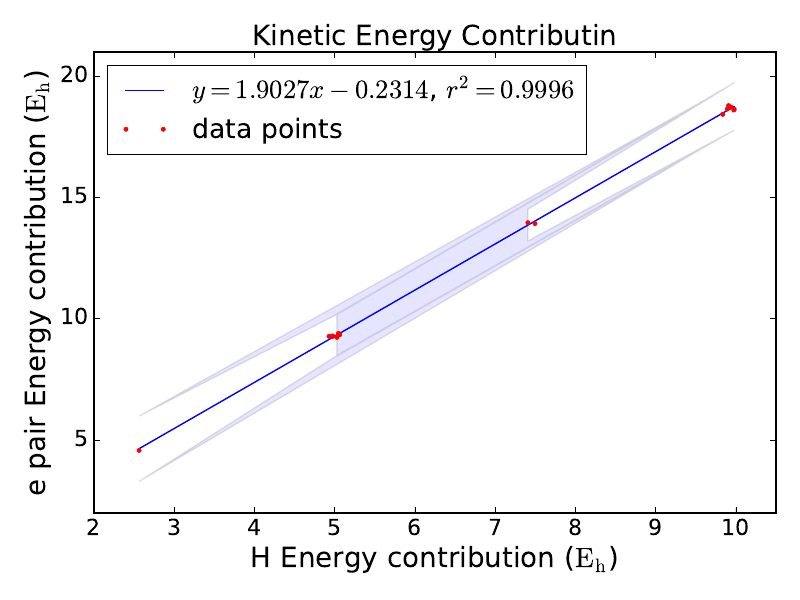

Source code (Python):
#!/opt/homebrew/bin/python3
import numpy as np
#### Imprimir como antes
import matplotlib as mpl
import matplotlib.pyplot as plt
import matplotlib.style
mpl.style.use('classic')
axis_font = {'size' : '20'}
from matplotlib import rcParams
rcParams.update({'font.size' : 16})
rcParams.update({'figure.autolayout' : True})

x = []
y = []

archivo = open('rl_t1_t2.dat', 'r')
for line in archivo:
    line = line.strip()
    columns = line.split()
    source = float(columns[0]), float(columns[1])
    x.append(float(columns[0]))
    y.append(float(columns[1]))
archivo.close()

x = np.array(x)
y = np.array(y)

# fit a linear curve an estimate its y-values and their error.
a, b = np.polyfit(x, y, deg=1)
y_est = a * x + b
y_err = x.std() * np.sqrt(1/len(x) +
                          (x - x.mean())**2 / np.sum((x - x.mean())**2))

fig, ax = plt.subplots()
ax.plot(x, y_est, '-', label=r'$y=1.9027x-0.2314$, $r^2=0.9996$')
ax.fill_between(x, y_est - y_err, y_est + y_err, alpha=0.1)
ax.plot(x, y, '.', color='red', label='data points')

plt.title('Kinetic Energy Contribution', **axis_font)
plt.xlabel(r'H Energy contribution ($\mathrm{E_h}$)', **axis_font)
plt.ylabel(r'e pair Energy contribution ($\mathrm{E_h}$)', **axis_font)

plt.ylim((2, 21))
plt.xlim((2, 10.5))

ax.legend(loc='upper left')#, bbox_to_anchor=(1, 0.5))

plt.savefig('rl_t1_t2.pdf')
#plt.show()
